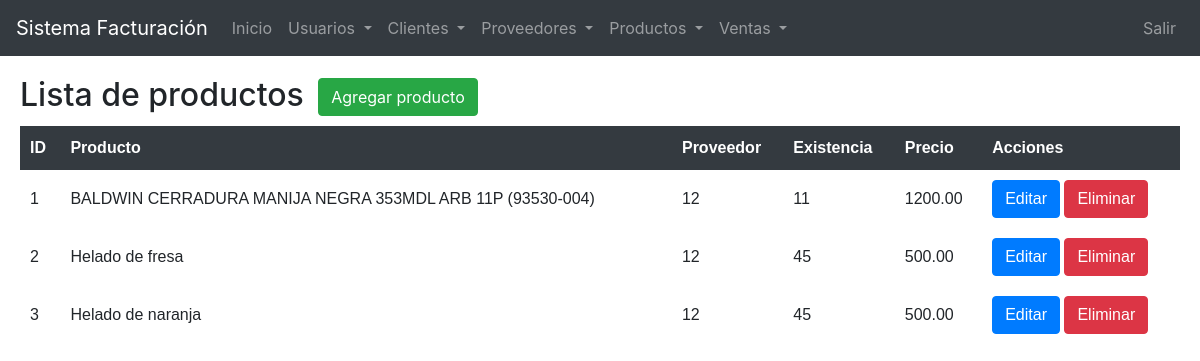
Screenshot of /ProyectoFinal/SistemaVentas/sistema/lista_producto.php with the database file from the repository.
### tables this page shows
CREATE TABLE `producto` (
  `idproducto` int(11) NOT NULL,
  `descripcion` varchar(100) DEFAULT NULL,
  `proveedor` int(11) DEFAULT NULL,
  `precio` decimal(10,2) DEFAULT NULL,
  `existencia` int(11) DEFAULT NULL,
  `dateadd` datetime NOT NULL DEFAULT current_timestamp(),
  `estatus` int(11) NOT NULL DEFAULT 1
);

### ProyectoFinal/SistemaVentas/sistema/lista_producto.php (the view, shortened to what this page needs)
<?php
	include "../conexion.php";
 ?>
<!DOCTYPE html>
<html lang="en">
<head>
	<?php include "includes/scripts.php"; ?>
</head>
<body>
	<?php include "includes/header.php"; ?>
	<section id="container">
		<h1>Lista de productos</h1>
		<a class="btn btn-success crear" href="registro_producto.php">Agregar producto</a>
		<table>
			<tr>
				<th>ID</th>
				<th>Producto</th>
				<th>Proveedor</th>
                <th>Existencia</th>
                <th>Precio</th>
				<th>Acciones</th>
			</tr>
		<?php
			$query = mysqli_query($laconexion,"SELECT idproducto, descripcion, proveedor, existencia, precio FROM producto WHERE estatus = 1 ORDER BY idproducto ASC");
			$result = mysqli_num_rows($query);
			if($result > 0){
				while ($data = mysqli_fetch_array($query)) {
			?>
				<tr>
					<td><?php echo $data["idproducto"]; ?></td>
					<td><?php echo $data["descripcion"]; ?></td>
					<td><?php echo $data["proveedor"]; ?></td>
					<td><?php echo $data["existencia"]; ?></td>
					<td><?php echo $data["precio"]; ?></td>
					<td>
						<a class="btn btn-primary" href="editar_producto.php?id=<?php echo $data["idproducto"]; ?>">Editar</a>
						<a class="btn btn-danger" href="eliminar_producto.php?id=<?php echo $data["idproducto"]; ?>">Eliminar</a>
					</td>
				</tr>
		<?php
				}
			}
		 ?>
		</table>
	</section>
</body>
</html>

### ProyectoFinal/SistemaVentas/sistema/includes/scripts.php (shortened to what this page needs)
<link rel="stylesheet" href="https://stackpath.bootstrapcdn.com/bootstrap/4.5.0/css/bootstrap.min.css">
<link rel="stylesheet" type="text/css" href="css/style.css">

### ProyectoFinal/SistemaVentas/sistema/includes/header.php (shortened to what this page needs)
<header>
    <nav class="navbar navbar-expand-md navbar-dark bg-dark">
        <a href="index.php" class="navbar-brand">
            Sistema Facturación
        </a>
        <div class="collapse navbar-collapse" id="navbarCollapse">
            <div class="navbar-nav">
                <a href="index.php" class="nav-item nav-link">Inicio</a>
                <li class="nav-item dropdown">
                    <a class="nav-link dropdown-toggle" href="#" id="navbarDropdown" role="button" data-toggle="dropdown" aria-haspopup="true" aria-expanded="false">
                        Usuarios
                    </a>
                </li>
                <li class="nav-item dropdown">
                    <a class="nav-link dropdown-toggle" href="#" id="navbarDropdown" role="button" data-toggle="dropdown" aria-haspopup="true" aria-expanded="false">
                    Clientes
                    </a>
                </li>
                <li class="nav-item dropdown">
                    <a class="nav-link dropdown-toggle" href="#" id="navbarDropdown" role="button" data-toggle="dropdown" aria-haspopup="true" aria-expanded="false">
                    Proveedores
                    </a>
                </li>
                <li class="nav-item dropdown">
                    <a class="nav-link dropdown-toggle" href="#" id="navbarDropdown" role="button" data-toggle="dropdown" aria-haspopup="true" aria-expanded="false">
                    Productos
                    </a>
                </li>
                <li class="nav-item dropdown">
                    <a class="nav-link dropdown-toggle" href="#" id="navbarDropdown" role="button" data-toggle="dropdown" aria-haspopup="true" aria-expanded="false">
                        Ventas
                    </a>
                </li>
            </div>
            <div class="navbar-nav ml-auto">
                <span class="nav-item nav-link"><?php echo $_SESSION['nombre'] ?></span>
                <a class="nav-item nav-link" href="salir.php">Salir</a>
            </div>
        </div>
    </nav>
</header>

### ProyectoFinal/SistemaVentas/sistema/css/style.css (style rules this page uses)
#container { margin:20px; }
#container h1 { font-size: 32px; display: inline-block; }
.crear { margin-bottom: 10px; margin-left: 10px; }
table { border-collapse: collapse; font-size: 12pt; font-family: 'arial'; width: 100%; }
table th { text-align: left; padding: 10px; background: #343a40; color: #FFF; }
table td { padding: 10px; }

### rows the page displays
producto: idproducto "1", descripcion "BALDWIN CERRADURA MANIJA NEGRA 353MDL ARB 11P (93530-004)", proveedor "12", existencia "11", precio "1200.00"
producto: idproducto "2", descripcion "Helado de fresa", proveedor "12", existencia "45", precio "500.00"
producto: idproducto "3", descripcion "Helado de naranja", proveedor "12", existencia "45", precio "500.00"
